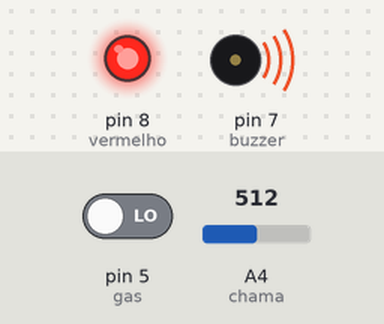
Bench run of a sketch on a simulated Arduino Uno, built with avr-gcc and run on an emulated ATmega328P. Parts: output pins drawn as LEDs (lit = HIGH), buzzer (waves = sounding). The test bench sets the inputs (shaded band); at power-on: A4 (chama) = 512, pin 5 (gas) LOW.

Above: at 2.8 s.
2.9 s: A4 (chama) set to 11
8.9 s: A4 (chama) set to 8
At 10.9 s:
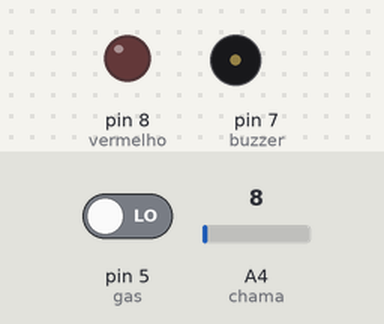
11.6 s: pin 5 (gas) driven HIGH
At 13.4 s:
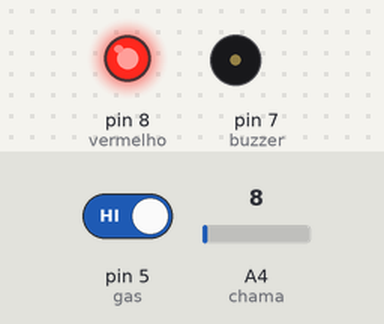
17.6 s: pin 5 (gas) driven LOW
At 19.0 s:
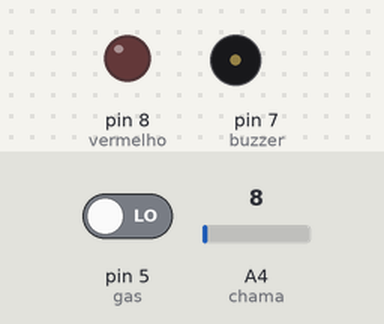
20.3 s: A4 (chama) set to 122
At 21.1 s:
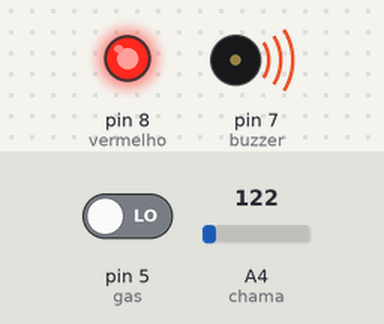
Timing chart, 0 to 26.8 s (numbered marks = the images above; inputs shaded):
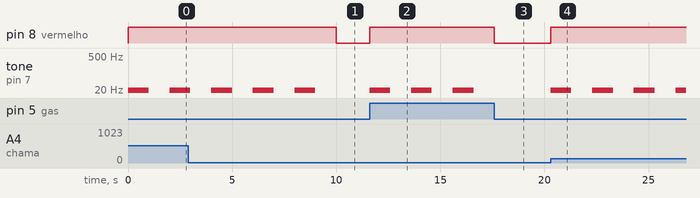

The sketch:

Teste_sensor_de_chama.ino
```cpp
int chama = A4;
int buzzer = 7;
int gas = 5;
int vermelho = 8;
void setup() {
Serial.begin(9600);
pinMode(vermelho,OUTPUT);
pinMode(buzzer,OUTPUT);
}

void loop() {
int leitura = analogRead(chama);
int leitura_gas = digitalRead(gas);
if(leitura >= 10){
  digitalWrite(vermelho,HIGH);
  tone(7,1);
  delay(1000);
  noTone(7);
  delay(1000);
}else{
  digitalWrite(vermelho,LOW);
  digitalWrite(buzzer,LOW);
}
if(leitura_gas == 1){
  digitalWrite(vermelho,HIGH);
  tone(7,10);
  delay(1000);
  noTone(7);
  delay(1000);
}else{
  digitalWrite(vermelho,LOW);
  digitalWrite(buzzer,LOW);
}
}
```

Measured:
- the behaviour switches between 10 and 9 on A4 (chama) (found by bisection; images 0 and 1)
- after the input at 8.9 s, pin 8 (vermelho): HIGH → LOW after 1.1 s; tone on pin 7 (buzzer): goes on until 9.0 s, then stays silent
- after the input at 11.6 s, pin 8 (vermelho): LOW → HIGH at once; tone on pin 7 (buzzer): alternates 10 Hz for 1.0 s and silent for 1.0 s, starting at once
- after the input at 17.6 s, pin 8 (vermelho): HIGH → LOW at once; tone on pin 7 (buzzer): stays silent (without the input it goes to 10 Hz after 0.00 s)
- after the input at 20.3 s, pin 8 (vermelho): LOW → HIGH at once; tone on pin 7 (buzzer): alternates 1 Hz for 1.0 s and silent for 1.0 s, starting at once
- by itself, tone on pin 7 (buzzer): alternates 1 Hz for 1.0 s and silent for 1.0 s
